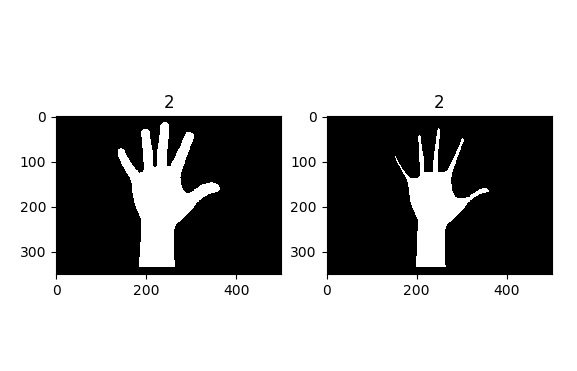

The Python source for this figure:
from __future__ import print_function
import cv2
import numpy as np
from matplotlib import pyplot as plt
from scipy.ndimage.morphology import binary_hit_or_miss
from  scipy import ndimage


"""
    THINING = IMAGE - (IMAGE HIT OR MISS STRUCTURAL ELEMENT)
"""
def readi(path, typer = "color"):
    if typer == "color":
        return cv2.imread(path, 1)
    elif typer == "gray":
        return cv2.imread(path, 0)


def print_img(img):
    for y in img:
        for x in y:
            print (x, end ="")
        print()

def thining(img):
    ss = []
    s = np.array([ [1,1], [1,1]], 'uint8')
    
    plt.subplot(1,2,1), plt.imshow(img, cmap="gray"), plt.title(str(2))
    for i in range(12):
        img = ndimage.binary_hit_or_miss(img, structure1=s).astype(np.uint8)

    plt.subplot(1,2,2), plt.imshow(img, cmap="gray"), plt.title(str(2))
    plt.show()


if __name__ == "__main__":


   
    img = readi("../../assets/images/silouete.png", "gray")
    ret,img_bin = cv2.threshold(img,50,255, cv2.THRESH_BINARY_INV)
    #print_img(img_bin)"""
    
    thining(img_bin)
